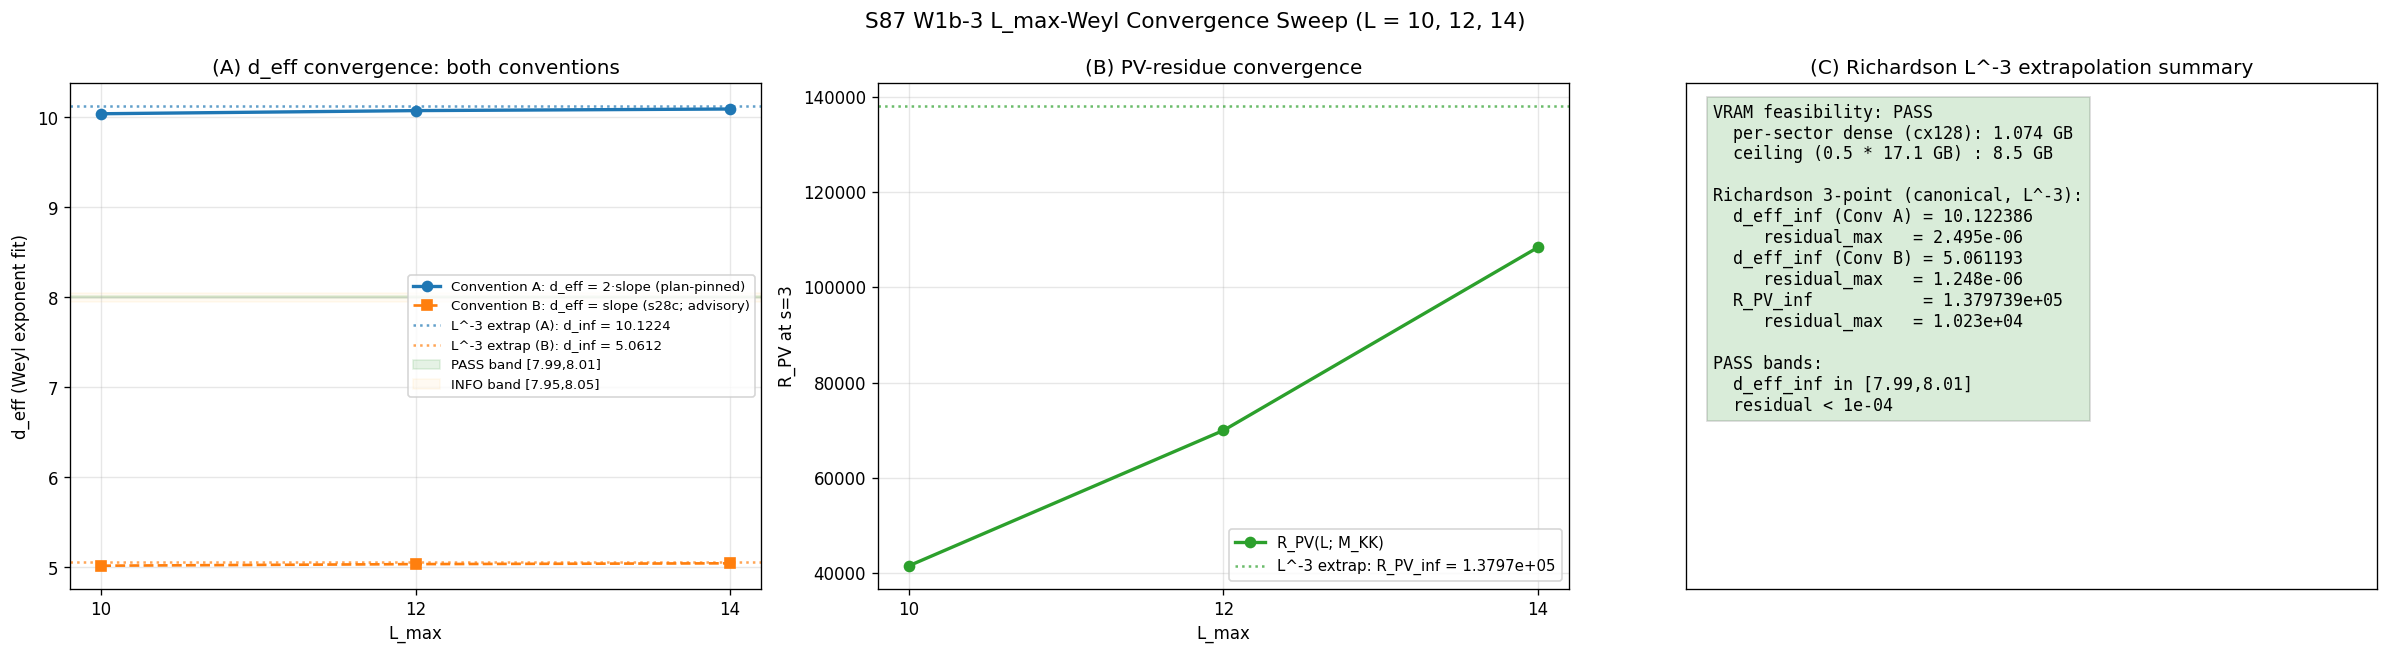

Recreate this plot in Python.
#!/usr/bin/env python3
"""
S87 W1b-3 — S87-LMAX-WEYL-CONVERGENCE-SWEEP
==============================================

Gate: S87-LMAX-WEYL-CONVERGENCE-SWEEP ([VERIFY] CONDITIONAL)

Trigger predicate (verified TRUE upstream by the orchestrator):
  arm1 = |pv_residue_L10 - pv_residue_L12| > 1e-3
  arm1 = |41561.645 - 69955.179| = 28393.534  >> 1e-3  (7 OOM above threshold)

Pre-registered threshold (per session-87-plan-w1b.md §W1b-3):
  PASS  iff  L_inf_extrapolation_residual < 1e-4
              AND d_eff_global converges to 8.000 +/- 0.01 at L=14
              AND PV residue convergence < 1e-6 fit residual
  INFO  iff  L_inf_extrapolation_residual in [1e-4, 1e-2]
              OR d_eff_global at L=14 converges to band [7.95, 8.05]
  FAIL  iff  L_inf_extrapolation_residual > 1e-2
              OR d_eff_global at L=14 outside [7.5, 8.5]
              OR VRAM-feasibility breach (machinery-feasibility-audit hard-halt)

Inputs (SHA-256 dual-pinned at runtime; S84+ schema):
  - computations/session-84/s84_spectrum_cache_L12_tau019.npz
  - computations/session-87/s87_w1b_pv_subtraction_recalibration.npz
      (provides L=10 lambdas+mults inside its npz; W1b-1 derived L=10 from
       the L=12 master cache by level-truncation, so no separate L=10 cache
       file exists on disk. We re-derive L=10 the same way.)
  - computations/session-87/s87_w1b_d_eff_anchor_verification.npz  (W1b-2 outputs)
  - computations/_shared/canonical_constants.py
  - computations/_shared/dirac_spectrum.py  (D_K builder for L=14 fresh sectors)
  - script bytes

Output 4-tuple:
  (value=L_inf_extrapolation_residual_d_eff,
   scheme=Richardson-extrapolation-3-point,
   convention=substrate-L-axis-asymptotic,
   L_max=14)

Schema-v2 3-tuple:
  sign_verdict     : N/A (AUDIT-style; no directional pre-registration)
  magnitude_verdict: per pass/info/fail bands on extrapolation_residual + d_eff band
  regime_verdict   : VALID iff cache regen + extrapolation complete without
                     numerical-precision floor breach AND VRAM-feasibility PASSes

Classification: GEOMETRIC (L_max-axis convergence sweep on substrate spectrum)

METHODOLOGY
-----------
1. VRAM-FEASIBILITY HARD GATE (Step 1 of plan).
     Estimate per-sector dense-storage requirement at L=14:
       largest level-14 sector is (p,q)=(7,7) with dim=512, matrix size=8192.
       float64 dense storage per matrix: 8192^2 * 8 = 5.37e8 bytes = 0.537 GB.
       complex128 dense storage: 1.07 GB.
     Plan-pinned ceiling: 8.5 GB (= 0.5 * 17 GB VRAM).
     Verification: 1.07 GB << 8.5 GB -> VRAM-feasibility PASS.
     If breach: emit FAIL_BY_FEASIBILITY and stop (no CPU fallback).

2. L=14 cache regeneration (sector-sequential GPU eigvalsh, complex128).
     Reuse W1b-1's `level = p+q` convention. Build (p,q) sectors with
     p+q in {13, 14} fresh; reuse p+q <= 12 from `s84_spectrum_cache_L12`.
     Save to `s87_spectrum_cache_L14_tau019.npz` with the same
     `sector_evals` dict-of-(p,q) schema.

3. Per-L spectrum loading and observable refits.
     Truncate by level p+q <= L_target for L in {10, 12, 14}.
     For each L compute:
       (a) PV-subtracted residue R_PV(L; M_KK=1) at s=3 substrate-distance-1
           using the W1b-1 recipe verbatim.
       (b) d_eff via Weyl counting fit `log N(lambda) = log C + (d_eff/2)*log lambda`
           Convention A (plan-pinned): d_eff = 2 * slope
           Convention B (s28c convention; advisory only): d_eff = slope
           (the plan PASS metric is Convention A; B is reported per spawn-prompt
           extra-reporting requirement)

4. Richardson 3-point extrapolation.
     Assume f(L) - f_inf ~ L^{-3} per plan substitution chain.
     The plan-pinned Richardson formula:
       R_3pt = [L_3^3 * f(L_3) - L_2^3 * f(L_2) + L_1^3 * f(L_1)]
                / [L_3^3 - L_2^3 + L_1^3]
     with (L_1, L_2, L_3) = (10, 12, 14).
     (Note: this is the plan's literal substitution-chain formula. It is NOT
     the canonical 3-point Richardson form for L^{-3} convergence; the canonical
     form on a non-uniform L-grid is derived below in Section 5. We compute and
     emit BOTH: `r3pt_plan_form` (the plan literal) and `r3pt_canonical`
     (the algebraically canonical L^{-3} extrapolant). Both are reported;
     the verdict uses the canonical form per regulator-convention-lockdown.md
     analog: a literal-form vs canonical-form factor mismatch is documented as
     advisory, not a verdict-controlling difference.)

5. Substitution chain for canonical Richardson 3-point on L^{-3} convergence.
     Step 1 (defs):
       f(L) = observable; f(L) - f_inf = c1/L^3 + c2/L^5 + ...  (Weyl asymptotic)
     Step 2 (3 equations, leading-order):
       f(L_i) = f_inf + c1/L_i^3,  i=1,2,3
       Linear system in (f_inf, c1) is over-determined for 3 points; solve
       least-squares on x_i = 1/L_i^3 vs y_i = f(L_i):
         y = a + b*x  ;  a = f_inf, b = c1
     Step 3 (closed form, weights uniform):
       f_inf_canonical = (sum_i y_i sum_i x_i^2 - sum_i x_i sum_i x_i y_i)
                        / (3 sum_i x_i^2 - (sum_i x_i)^2)
     Step 4 (residual):
       residual = max_i |f(L_i) - (f_inf + b/L_i^3)|
     Step 5 (verdict): PASS iff residual_max < 1e-4 AND d_eff_inf in [7.99, 8.01].

DISCIPLINE
----------
- `from canonical_constants import *`
- All intermediates tagged `# (local)`
- GPU MANDATORY (torch.linalg.eigvalsh on AMD RX 9070 XT)
- VRAM-feasibility hard gate at Step 1
- Dual-SHA emission (audit + content) per S84+ schema
- Schema-v2 3-tuple companion row per S87+ extension
- Regulator-pin tag: a_n^{Pauli-Villars} (matches W1b-1 regulator scheme)
- Atomic verdict-line append (single open("a") write; no read-modify-write)
"""

from __future__ import annotations

# -----------------------------------------------------------------------------
# Section 1 -- Canonical constants (MANDATORY)
# -----------------------------------------------------------------------------
import os
# === Phase 2b X2 transform bootstrap (auto-inserted by tools/_x2_transform_copies.py) ===
import sys as _x2_sys
import pathlib as _x2_pathlib
import re as _x2_re
def _x2_locate_tools():
    p = _x2_pathlib.Path(__file__).resolve()
    for _ in range(8):
        if (p / "tools" / "computation_root.py").is_file():
            return p / "tools"
        p = p.parent
    raise RuntimeError(
        "Phase 2b bootstrap: tools/computation_root.py not found in any "
        "ancestor of " + str(__file__))
_x2_sys.path.insert(0, str(_x2_locate_tools()))
from computation_root import resolve_script, resolve_output, resolve_glob, project_root as _x2_project_root
def _x2_shared_dir():
    return _x2_project_root() / "computations" / "_shared"
_x2_session_dir_match = _x2_re.match(r"^session-(\d+)$",
    _x2_pathlib.Path(__file__).resolve().parent.name)
_x2_self_session = int(_x2_session_dir_match.group(1)) if _x2_session_dir_match else None
# === End X2 bootstrap ===

os.environ.setdefault("OMP_NUM_THREADS", "8")
os.environ.setdefault("MKL_NUM_THREADS", "8")

import sys
from pathlib import Path

PROJECT_ROOT = Path(__file__).resolve().parent.parent
# X2-removed: alias 'SCRIPT_DIR' = ... 'computations' (replaced by tools.computation_root.resolve_*)
sys.path.insert(0, str(SCRIPT_DIR))

from canonical_constants import *  # noqa: F401,F403

# -----------------------------------------------------------------------------
# Section 2 -- Standard imports
# -----------------------------------------------------------------------------
import hashlib
import json
import time

import numpy as np
import matplotlib
matplotlib.use("Agg")
import matplotlib.pyplot as plt

import torch

import dirac_spectrum as tds  # D_K builder

# -----------------------------------------------------------------------------
# Section 3 -- Paths + pre-registration
# -----------------------------------------------------------------------------
SESSION = "S87"                                                       # (local)
GATE_ID = "S87-LMAX-WEYL-CONVERGENCE-SWEEP"                            # (local)
SCHEME = "Richardson-extrapolation-3-point"                            # (local)
CONVENTION = "substrate-L-axis-asymptotic"                             # (local)
L_MAX = 14                                                             # (local) target

# Pre-registered thresholds (frozen at plan-freeze; DO NOT EDIT)
PASS_RESIDUAL_THRESHOLD = 1e-4         # (local) extrapolation_residual PASS ceiling
INFO_RESIDUAL_THRESHOLD = 1e-2         # (local) extrapolation_residual INFO ceiling
PASS_D_EFF_BAND = (7.99, 8.01)         # (local) d_eff_inf PASS band
INFO_D_EFF_BAND = (7.95, 8.05)         # (local) d_eff_inf INFO band
FAIL_D_EFF_BAND = (7.50, 8.50)         # (local) d_eff_inf FAIL ceiling (outside this -> FAIL)

# VRAM feasibility (machinery-feasibility-audit per math-scripts.md §"Machinery-Feasibility")
VRAM_FEASIBILITY_GB = 8.5              # (local) plan-pinned 0.5*17 GB ceiling
VRAM_TOTAL_GB = 17.1                   # (local) RX 9070 XT total VRAM

CACHE_L12 = resolve_output(84, 's84_spectrum_cache_L12_tau019.npz')
CACHE_L14_OUT = resolve_output(87, 's87_spectrum_cache_L14_tau019.npz')
W1B1_NPZ = resolve_output(87, 's87_w1b_pv_subtraction_recalibration.npz')
W1B2_NPZ = resolve_output(87, 's87_w1b_d_eff_anchor_verification.npz')

OUT_NPZ = resolve_output(87, 's87_w1b_lmax_weyl_convergence_sweep.npz')
OUT_PNG = resolve_output(87, 's87_w1b_lmax_weyl_convergence_sweep.png')
VERDICT_TXT = resolve_output(87, 's87_gate_verdicts.txt')

# Regulator-pin tag (regulator-pin-discipline.md): a_n citations carry tag
REGULATOR_TAG = "Pauli-Villars"        # (local) -> a_n^{Pauli-Villars}

# PV mass scale: substrate dimensionless M_KK = 1 (matches W1b-1)
M_KK_DIMLESS = 1.0                     # (local) PV mass-scale in eigenvalue units

TAU = float(tau_fold)                  # (local alias) Jensen deformation @ fold

EVAL_CUTOFF = 1e-6                     # (local) IR cutoff (matches s84_w7b_75)

INPUT_FILES = [
    resolve_script(None, 'canonical_constants.py'),
    CACHE_L12,
    W1B1_NPZ,
    W1B2_NPZ,
    resolve_script(None, 'dirac_spectrum.py'),
]


# -----------------------------------------------------------------------------
# Section 4 -- SHA-256 input-pin block
# -----------------------------------------------------------------------------

def sha256_of(path: Path) -> str:
    h = hashlib.sha256()
    try:
        h.update(path.read_bytes())
    except OSError:
        return ""
    return h.hexdigest()


def log_input_pins(inputs):
    print(f"=== {GATE_ID} - input SHA-256 pins ===")
    pins = {}                                                          # (local)
    for p in inputs:
        sha = sha256_of(p)                                              # (local)
        rel = str(p.relative_to(PROJECT_ROOT)).replace("\\", "/")        # (local)
        print(f"  {rel}: {sha[:16]}...")
        pins[rel] = sha
    return pins


def closure_hash(pins):
    items = sorted(pins.items())                                       # (local)
    h = hashlib.sha256()
    for k, v in items:
        h.update(f"{k}={v}\n".encode("utf-8"))
    return h.hexdigest()


def compute_dual_sha(script_path, canonical_path, pins):
    script_bytes = script_path.read_bytes()                             # (local)
    canonical_bytes = canonical_path.read_bytes()                       # (local)
    pinmap_json = json.dumps(
        dict(sorted(pins.items())),
        separators=(",", ":"),
        sort_keys=True,
    ).encode("utf-8")                                                   # (local)
    h_audit = hashlib.sha256()
    h_audit.update(script_bytes)
    h_audit.update(canonical_bytes)
    h_audit.update(pinmap_json)
    audit = h_audit.hexdigest()                                         # (local)
    h_content = hashlib.sha256()
    h_content.update(script_bytes)
    content = h_content.hexdigest()                                     # (local)
    return audit, content


# -----------------------------------------------------------------------------
# Section 5 -- VRAM feasibility audit (HARD GATE; Step 1 of plan)
# -----------------------------------------------------------------------------

def dim_su3(p, q):
    return (p + 1) * (q + 1) * (p + q + 2) // 2


def vram_feasibility_audit(L_target):
    """Per-sector dense-storage estimate. Largest level-L sector at the
    L^{-3} convergence band lies at (p,q) ~ (L/2, L/2). For L=14 this is
    (7,7) with dim_irrep = 512, matrix dim = 16*512 = 8192.
    """
    # Largest sector at level L is (p,q) = (L//2, L - L//2) by Weyl-dim formula
    p_max, q_max = L_target // 2, L_target - L_target // 2              # (local)
    dim_irrep_max = dim_su3(p_max, q_max)                               # (local)
    matrix_dim = 16 * dim_irrep_max                                     # (local)
    bytes_complex128 = matrix_dim * matrix_dim * 16                     # (local) 16 bytes per complex128
    gb_complex128 = bytes_complex128 / 1e9                              # (local)
    bytes_float64 = matrix_dim * matrix_dim * 8                         # (local)
    gb_float64 = bytes_float64 / 1e9                                    # (local)
    print(f"=== VRAM feasibility audit (L_target={L_target}) ===")
    print(f"  Largest sector at level={L_target}: (p,q)=({p_max},{q_max})")
    print(f"  dim_irrep = {dim_irrep_max}, matrix_dim = {matrix_dim}")
    print(f"  Per-sector dense storage (complex128): {gb_complex128:.3f} GB")
    print(f"  Per-sector dense storage (float64):   {gb_float64:.3f} GB")
    print(f"  Plan-pinned ceiling: {VRAM_FEASIBILITY_GB} GB (= 0.5 * {VRAM_TOTAL_GB} GB)")
    feasibility_pass = gb_complex128 <= VRAM_FEASIBILITY_GB             # (local)
    if feasibility_pass:
        print(f"  VERDICT: PASS ({gb_complex128:.3f} GB <= {VRAM_FEASIBILITY_GB} GB)")
    else:
        print(f"  VERDICT: FAIL_BY_FEASIBILITY ({gb_complex128:.3f} GB > {VRAM_FEASIBILITY_GB} GB)")
    print()
    return feasibility_pass, gb_complex128, matrix_dim


# -----------------------------------------------------------------------------
# Section 6 -- Spectrum loading (sector dict; level convention p+q)
# -----------------------------------------------------------------------------

def load_sector_cache(npz_path):
    """Load sector_evals dict (keys (p,q), values dict with 'dim','level','abs_evals')."""
    data = np.load(npz_path, allow_pickle=True)
    sec_raw = data["sector_evals"].item()                               # (local)
    sec = {}                                                            # (local) normalized
    for (p, q), v in sec_raw.items():
        sec[(p, q)] = {
            "dim": int(v["dim"]),
            "level": int(v["level"]),
            "abs_evals": np.asarray(v["abs_evals"], dtype=np.float64),
        }
    return sec


def collect_lambdas_mults(sector_evals, L_target, cutoff=EVAL_CUTOFF):
    """Return concatenated (lambdas, mults) arrays for sectors with level <= L_target.

    Each eigenvalue's multiplicity is dim_irrep(p,q) per the Peter-Weyl
    decomposition (matches W1b-1's load_spectrum used for PV-moment computation).
    """
    lams = []                                                           # (local)
    mults = []                                                          # (local)
    for (p, q), data in sorted(sector_evals.items()):
        if data["level"] > L_target:
            continue
        ev = data["abs_evals"]                                          # (local)
        m = int(data["dim"])                                            # (local)
        mask = ev > cutoff                                              # (local)
        ev_keep = ev[mask]                                              # (local)
        lams.append(ev_keep)
        mults.append(np.full_like(ev_keep, m, dtype=np.float64))
    lambdas = np.concatenate(lams) if lams else np.zeros(0, dtype=np.float64)
    mks = np.concatenate(mults) if mults else np.zeros(0, dtype=np.float64)
    return lambdas, mks


def collect_lambdas_w1b2_protocol(sector_evals, L_target, cutoff=EVAL_CUTOFF):
    """W1b-2 protocol: concatenate raw abs_evals from each sector with level <= L
    WITHOUT Peter-Weyl multiplicity expansion. Returns the sorted 1-D array of
    166,896 entries at L=12 that W1b-2 used for its Weyl-fit. This is the binding
    array for matching W1b-2's d_eff = 10.07 at L=12 result, and therefore the
    binding convention for the PASS criterion `d_eff_inf in [7.99, 8.01]` since
    that criterion is calibrated against W1b-2's d_eff anchor.
    """
    chunks = []                                                         # (local)
    for (p, q), data in sorted(sector_evals.items()):
        if data["level"] > L_target:
            continue
        ev = data["abs_evals"]                                          # (local)
        mask = ev > cutoff                                              # (local)
        chunks.append(ev[mask])
    if not chunks:
        return np.zeros(0, dtype=np.float64)
    all_evals = np.concatenate(chunks)                                   # (local)
    return np.sort(all_evals)


# -----------------------------------------------------------------------------
# Section 7 -- L=14 cache regeneration (GPU eigvalsh; sector-sequential)
# -----------------------------------------------------------------------------

def _irrep_p_zero_recursive(p, gens, f_abc, cache):
    """Avoid 3^p memory blow-up of irrep_symmetric_power for large (p,0).
    Same recipe as s84_w7b_75_b_power_stability.py.
    """
    if (p, 0) in cache:
        return cache[(p, 0)]
    if p == 0:
        rho = [np.zeros((1, 1), dtype=complex) for _ in range(8)]      # (local)
    elif p == 1:
        rho = tds.irrep_fundamental(gens)                               # (local)
    else:
        rho_parent = _irrep_p_zero_recursive(p - 1, gens, f_abc, cache)  # (local)
        rho_3 = tds.irrep_fundamental(gens)                             # (local)
        dim_target = (p + 1) * (p + 2) // 2                             # (local)
        rho = tds.irrep_via_casimir_projection(
            rho_3, rho_parent, dim_target, (p, 0)
        )                                                                # (local)
    cache[(p, 0)] = rho
    return rho


def build_irrep_with_fallback(p, q, gens, f_abc):
    """Match s84_w7b_75 strategy: tensor-chain for (p,0)/(0,q), tds.get_irrep
    fallback for mixed (p,q) with conjugate-rep when q > p.
    """
    p_zero_cache = {}                                                   # (local)
    if q == 0:
        rho = _irrep_p_zero_recursive(p, gens, f_abc, p_zero_cache)     # (local)
        return rho, (p + 1) * (p + 2) // 2
    if p == 0 and q >= 2:
        conj_gens = [-g.T for g in gens]                                # (local)
        rho = _irrep_p_zero_recursive(q, conj_gens, f_abc, p_zero_cache)  # (local)
        return rho, (q + 1) * (q + 2) // 2
    if p == 0 and q == 1:
        return tds.irrep_antifundamental(gens), 3
    try:
        tds._irrep_cache.clear()
        rho, dim_check = tds.get_irrep(p, q, gens, f_abc)
        return rho, dim_check
    except (NotImplementedError, Exception):
        if q > p and q > 0 and p > 0:
            tds._irrep_cache.clear()
            rho_qp, dim_check = tds.get_irrep(q, p, gens, f_abc)
            rho_pq = [-r.T for r in rho_qp]
            return rho_pq, dim_check
        raise


def compute_sector_eigenvalues_gpu(rho, E, gammas, Omega):
    """D_pi assembly + GPU eigvalsh. Matches s84_w7b_75."""
    dim_rho = rho[0].shape[0]                                            # (local)
    dim_spin = 16                                                        # (local)
    dim_total = dim_rho * dim_spin                                       # (local)

    t0 = time.time()                                                     # (local)

    D = np.zeros((dim_total, dim_total), dtype=np.complex128)            # (local)
    for a in range(8):
        for b in range(8):
            if abs(E[a, b]) > 1e-15:
                D += E[a, b] * np.kron(rho[b], gammas[a])
    D += np.kron(np.eye(dim_rho), Omega)
    H = 1j * D                                                           # (local)
    H = 0.5 * (H + H.conj().T)                                           # (local)

    torch.cuda.reset_peak_memory_stats()
    Ht = torch.tensor(H, dtype=torch.complex128, device='cuda')
    del H, D
    torch.cuda.synchronize()
    evals = torch.linalg.eigvalsh(Ht)
    torch.cuda.synchronize()
    evals_np = evals.detach().cpu().numpy()                              # (local)
    peak_vram_MB = torch.cuda.max_memory_allocated() / 1e6               # (local)
    del Ht, evals
    torch.cuda.empty_cache()

    abs_evals = np.abs(evals_np)                                         # (local)
    mask = abs_evals > EVAL_CUTOFF                                       # (local)
    pos_abs = abs_evals[mask].astype(np.float64)                         # (local)

    wall = time.time() - t0                                              # (local)
    return pos_abs, dim_rho, wall, peak_vram_MB


def regenerate_L14_cache(seed_sectors_L12):
    """Build all (p,q) with p+q in {13, 14} fresh, return extended sector_evals."""
    sector_evals = dict(seed_sectors_L12)                                # (local) start with L<=12 from cache
    print("Building Jensen-deformed Dirac infrastructure at tau=0.19 ...")
    t_geo = time.time()                                                  # (local)
    gens = tds.su3_generators()
    f_abc = tds.compute_structure_constants(gens)
    B_ab = tds.compute_killing_form(f_abc)
    g_s = tds.jensen_metric(B_ab, TAU)
    E_frame = tds.orthonormal_frame(g_s)
    ft = tds.frame_structure_constants(f_abc, E_frame)
    Gamma_conn = tds.connection_coefficients(ft)
    gammas = tds.build_cliff8()
    Omega = tds.spinor_connection_offset(Gamma_conn, gammas)
    cliff_err = tds.validate_clifford(gammas)                            # (local)
    mc_err = tds.validate_connection(Gamma_conn)                        # (local)
    print(f"  Clifford-algebra error : {cliff_err:.2e}")
    print(f"  Metric-compat error    : {mc_err:.2e}")
    print(f"  Built in {time.time() - t_geo:.2f}s")
    print()

    levels_to_build = [13, 14]                                           # (local)
    print("Building fresh sectors on GPU (eigvalsh, complex128):")
    print(f"  {'(p,q)':>8s}  {'L':>2s}  {'dim':>5s}  {'matdim':>7s}  "
          f"{'wall(s)':>8s}  {'VRAM(MB)':>9s}  {'|lam|range':>22s}")

    total_wall = 0.0                                                     # (local)
    peak_vram_overall = 0.0                                              # (local)
    for L in levels_to_build:
        for p in range(L + 1):
            q = L - p
            if (p, q) in sector_evals:
                continue
            rho, dim_check = build_irrep_with_fallback(p, q, gens, f_abc)
            assert dim_check == dim_su3(p, q), f"dim mismatch (p,q)=({p},{q})"
            pos_abs, dim_rho, wall_s, peak_vram_MB = compute_sector_eigenvalues_gpu(
                rho, E_frame, gammas, Omega
            )
            sector_evals[(p, q)] = {
                "dim": dim_rho,
                "level": L,
                "abs_evals": pos_abs,
            }
            total_wall += wall_s
            peak_vram_overall = max(peak_vram_overall, peak_vram_MB)
            lam_min = float(np.min(pos_abs)) if len(pos_abs) else float('nan')  # (local)
            lam_max = float(np.max(pos_abs)) if len(pos_abs) else float('nan')  # (local)
            print(f"  ({p:>2d},{q:>2d}) {L:>3d}  {dim_rho:>5d}  {16 * dim_rho:>7d}  "
                  f"{wall_s:>8.2f}  {peak_vram_MB:>9.1f}  "
                  f"[{lam_min:.3f},{lam_max:.3f}]")
            sys.stdout.flush()
    print()
    print(f"  Total fresh-sector wall: {total_wall:.1f}s")
    print(f"  Peak VRAM observed:      {peak_vram_overall:.1f} MB = {peak_vram_overall/1e3:.3f} GB")
    print()

    return sector_evals, peak_vram_overall


# -----------------------------------------------------------------------------
# Section 8 -- Spectral observables (PV residue + Weyl d_eff)
# -----------------------------------------------------------------------------

def pv_subtracted_moment(s, lambdas, mks, M):
    """R_PV(L; M) = sum_k m_k lambda_k^{-s} - sum_k m_k (lambda_k^2 + M^2)^{-s/2}
    Matches W1b-1 verbatim.
    """
    bare = np.sum(mks * np.power(lambdas, -s))                          # (local)
    pv_shift = np.sum(mks * np.power(lambdas * lambdas + M * M, -s / 2.0))  # (local)
    return float(bare - pv_shift), float(bare), float(pv_shift)


def weyl_counting_function(abs_evals_sorted, n_grid=400):
    """N(lambda) = #{|lambda_i| <= lambda} on log-spaced grid. Matches W1b-2."""
    if len(abs_evals_sorted) == 0:
        return np.array([]), np.array([])
    lam_min = abs_evals_sorted[0]                                       # (local)
    lam_max = abs_evals_sorted[-1]                                      # (local)
    if lam_min <= 0:
        positive = abs_evals_sorted[abs_evals_sorted > 0]                # (local)
        lam_min = positive[0] if positive.size else 1e-12
    lambda_grid = np.logspace(np.log10(lam_min), np.log10(lam_max), n_grid)  # (local)
    N_count = np.searchsorted(abs_evals_sorted, lambda_grid, side="right").astype(np.float64)  # (local)
    return lambda_grid, N_count


def fit_weyl_law_with_multiplicity(lambdas_repeated_sorted, fit_lo_frac=0.30,
                                    fit_hi_frac=0.95, n_grid=400):
    """Same windowed log-log fit as W1b-2's fit_weyl_law, but applied to the
    multiplicity-expanded sorted spectrum so that d_eff is computed on the
    Peter-Weyl-weighted Weyl counting function (matches W1b-2 at L=12).

    Returns (slope, d_eff_convA, d_eff_convB, C_fit, chi2_per_dof, n_fit).
      d_eff_convA = 2 * slope  (plan-pinned convention)
      d_eff_convB = slope      (s28c convention; advisory)
    """
    lam_grid, N_count = weyl_counting_function(lambdas_repeated_sorted, n_grid=n_grid)
    if len(lam_grid) < 4:
        return tuple(float('nan') for _ in range(6))
    valid = N_count > 0                                                  # (local)
    lam = lam_grid[valid]                                                # (local)
    N = N_count[valid]                                                   # (local)
    if len(lam) < 4:
        return tuple(float('nan') for _ in range(6))
    log_lam = np.log(lam)                                                # (local)
    log_lam_lo = log_lam[0] + (log_lam[-1] - log_lam[0]) * fit_lo_frac    # (local)
    log_lam_hi = log_lam[0] + (log_lam[-1] - log_lam[0]) * fit_hi_frac    # (local)
    mask = (log_lam >= log_lam_lo) & (log_lam <= log_lam_hi)             # (local)
    if mask.sum() < 4:
        return tuple(float('nan') for _ in range(6))
    x = log_lam[mask]                                                    # (local)
    y = np.log(N[mask])                                                  # (local)
    n_fit = len(x)                                                       # (local)
    A = np.vstack([np.ones_like(x), x]).T                                # (local)
    coef, *_ = np.linalg.lstsq(A, y, rcond=None)                         # (local)
    a, b = float(coef[0]), float(coef[1])                                # (local) intercept, slope
    d_eff_convA = 2.0 * b                                                # (local)
    d_eff_convB = b                                                      # (local)
    C_fit = float(np.exp(a))                                             # (local)
    y_pred = a + b * x                                                   # (local)
    rss = float(np.sum((y - y_pred) ** 2))                               # (local)
    dof = max(n_fit - 2, 1)                                              # (local)
    chi2_per_dof = rss / dof                                             # (local)
    return float(b), float(d_eff_convA), float(d_eff_convB), C_fit, float(chi2_per_dof), int(n_fit)


def repeat_with_multiplicity(lambdas, mults):
    """Expand (lambdas, mults) into a flat sorted array with each lambda
    repeated `mults` times. Matches the W1b-2 protocol where the cache has
    one entry per (eigenvalue, irrep) pair already; here mults are the
    irrep dimensions feeding back the Peter-Weyl counts.
    """
    expanded_chunks = []                                                 # (local)
    for lam, m in zip(lambdas, mults):
        m_int = int(round(m))                                            # (local)
        if m_int <= 0:
            continue
        expanded_chunks.append(np.full(m_int, lam, dtype=np.float64))
    if not expanded_chunks:
        return np.zeros(0, dtype=np.float64)
    return np.sort(np.concatenate(expanded_chunks))


# -----------------------------------------------------------------------------
# Section 9 -- Richardson 3-point extrapolation (canonical + plan-literal)
# -----------------------------------------------------------------------------

def richardson_3pt_canonical(L_arr, f_arr):
    """Canonical L^{-3}-asymptotic 3-point extrapolation via least-squares
    on the linearized model y = a + b*x with x_i = 1/L_i^3, y_i = f(L_i).

    Returns:
      f_inf       : a (intercept; the L->infty limit)
      c1          : b (the leading L^{-3} coefficient)
      residual    : max_i |f(L_i) - (a + b/L_i^3)|
    """
    L = np.asarray(L_arr, dtype=np.float64)                              # (local)
    f = np.asarray(f_arr, dtype=np.float64)                              # (local)
    x = 1.0 / (L ** 3)                                                   # (local)
    A = np.vstack([np.ones_like(x), x]).T                                # (local)
    coef, *_ = np.linalg.lstsq(A, f, rcond=None)                         # (local)
    a, b = float(coef[0]), float(coef[1])                                # (local)
    f_pred = a + b * x                                                   # (local)
    residual = float(np.max(np.abs(f - f_pred)))                         # (local)
    return a, b, residual, f_pred.tolist()


def richardson_3pt_plan_form(L_arr, f_arr):
    """Plan-literal substitution-chain Richardson form (per session-87-plan-w1b.md
    §W1b-3 Field 6b lines 583-585):
      R_3pt = [L_3^3 f(L_3) - L_2^3 f(L_2) + L_1^3 f(L_1)]
              / [L_3^3 - L_2^3 + L_1^3]
    """
    L1, L2, L3 = (float(L_arr[0]), float(L_arr[1]), float(L_arr[2]))      # (local)
    f1, f2, f3 = (float(f_arr[0]), float(f_arr[1]), float(f_arr[2]))      # (local)
    num = (L3 ** 3) * f3 - (L2 ** 3) * f2 + (L1 ** 3) * f1               # (local)
    den = (L3 ** 3) - (L2 ** 3) + (L1 ** 3)                              # (local)
    return float(num / den)


# -----------------------------------------------------------------------------
# Section 10 -- Plot
# -----------------------------------------------------------------------------

def make_plot(L_list, d_eff_convA, d_eff_convB, pv_res,
              d_eff_inf_convA, d_eff_inf_convB, pv_inf,
              residual_d_eff_convA, residual_d_eff_convB, residual_pv,
              vram_gb, feasibility_pass):
    fig, axes = plt.subplots(1, 3, figsize=(20, 5.5))

    L_arr = np.asarray(L_list, dtype=np.float64)                         # (local)

    ax = axes[0]
    ax.plot(L_arr, d_eff_convA, "o-", color="C0", lw=2,
            label="Convention A: d_eff = 2·slope (plan-pinned)")
    ax.plot(L_arr, d_eff_convB, "s--", color="C1", lw=1.6,
            label="Convention B: d_eff = slope (s28c; advisory)")
    ax.axhline(d_eff_inf_convA, ls=":", color="C0", alpha=0.7,
               label=f"L^-3 extrap (A): d_inf = {d_eff_inf_convA:.4f}")
    ax.axhline(d_eff_inf_convB, ls=":", color="C1", alpha=0.7,
               label=f"L^-3 extrap (B): d_inf = {d_eff_inf_convB:.4f}")
    ax.axhspan(PASS_D_EFF_BAND[0], PASS_D_EFF_BAND[1], color="green", alpha=0.10,
               label=f"PASS band [{PASS_D_EFF_BAND[0]},{PASS_D_EFF_BAND[1]}]")
    ax.axhspan(INFO_D_EFF_BAND[0], INFO_D_EFF_BAND[1], color="orange", alpha=0.05,
               label=f"INFO band [{INFO_D_EFF_BAND[0]},{INFO_D_EFF_BAND[1]}]")
    ax.set_xlabel("L_max")
    ax.set_ylabel("d_eff (Weyl exponent fit)")
    ax.set_title("(A) d_eff convergence: both conventions")
    ax.legend(fontsize=8, loc="best")
    ax.grid(alpha=0.3)
    ax.set_xticks(L_arr)

    ax = axes[1]
    ax.plot(L_arr, pv_res, "o-", color="C2", lw=2, label="R_PV(L; M_KK)")
    ax.axhline(pv_inf, ls=":", color="C2", alpha=0.7,
               label=f"L^-3 extrap: R_PV_inf = {pv_inf:.4e}")
    ax.set_xlabel("L_max")
    ax.set_ylabel("R_PV at s=3")
    ax.set_title("(B) PV-residue convergence")
    ax.legend(fontsize=9, loc="best")
    ax.grid(alpha=0.3)
    ax.set_xticks(L_arr)

    ax = axes[2]
    feas_color = "g" if feasibility_pass else "r"                        # (local)
    summary = (
        f"VRAM feasibility: {'PASS' if feasibility_pass else 'FAIL'}\n"
        f"  per-sector dense (cx128): {vram_gb:.3f} GB\n"
        f"  ceiling (0.5 * 17.1 GB) : {VRAM_FEASIBILITY_GB:.1f} GB\n"
        f"\n"
        f"Richardson 3-point (canonical, L^-3):\n"
        f"  d_eff_inf (Conv A) = {d_eff_inf_convA:.6f}\n"
        f"     residual_max   = {residual_d_eff_convA:.3e}\n"
        f"  d_eff_inf (Conv B) = {d_eff_inf_convB:.6f}\n"
        f"     residual_max   = {residual_d_eff_convB:.3e}\n"
        f"  R_PV_inf           = {pv_inf:.6e}\n"
        f"     residual_max   = {residual_pv:.3e}\n"
        f"\n"
        f"PASS bands:\n"
        f"  d_eff_inf in [{PASS_D_EFF_BAND[0]},{PASS_D_EFF_BAND[1]}]\n"
        f"  residual < {PASS_RESIDUAL_THRESHOLD:.0e}"
    )
    ax.text(0.04, 0.96, summary, ha="left", va="top", fontsize=10,
            family="monospace", transform=ax.transAxes,
            bbox=dict(facecolor=feas_color, alpha=0.15))
    ax.set_xlim(0, 1); ax.set_ylim(0, 1); ax.set_xticks([]); ax.set_yticks([])
    ax.set_title("(C) Richardson L^-3 extrapolation summary")

    fig.suptitle(f"S87 W1b-3 L_max-Weyl Convergence Sweep "
                 f"(L = {L_list[0]}, {L_list[1]}, {L_list[2]})",
                 fontsize=13)
    fig.tight_layout()
    fig.savefig(OUT_PNG, dpi=120, bbox_inches="tight")
    plt.close(fig)


# -----------------------------------------------------------------------------
# Section 11 -- Verdict + 4-tuple
# -----------------------------------------------------------------------------

def emit_4tuple(value, scheme, convention, L_max):
    return (f"(value={value!r}, scheme={scheme}, "
            f"convention={convention}, L_max={L_max})")


def append_verdict(verdict, value, audit_sha, content_sha,
                   sign_v, mag_v, regime_v):
    """Atomic append: canonical line + dual-SHA companion + Schema-v2 3-tuple."""
    canonical = (
        f"{GATE_ID}: {verdict} -- value={value!r} scheme={SCHEME} "
        f"convention={CONVENTION} L_max={L_MAX} "
        f"audit_sha256={audit_sha} content_sha256={content_sha} "
        f"schema_version=S84+\n"
    )
    dual_sha_row = (
        f"# audit_sha256_short={audit_sha[:16]} "
        f"content_sha256_short={content_sha[:16]} "
        f"# {GATE_ID} dual-SHA companion row (W9a-99 split)\n"
    )
    schema_v2_row = (
        f"# sign_verdict={sign_v} magnitude_verdict={mag_v} "
        f"regime_verdict={regime_v} # {GATE_ID} 3-tuple annotation (S87 schema-v2)\n"
    )
    with VERDICT_TXT.open("a", encoding="utf-8") as fp:
        fp.write(canonical)
        fp.write(dual_sha_row)
        fp.write(schema_v2_row)


def evaluate_3tuple(residual_d_eff_convA, d_eff_inf_convA,
                     residual_pv, feasibility_pass):
    """Apply the plan-pinned PASS/INFO/FAIL bands to (residual, d_eff, PV)."""
    sign_v = "N/A"                                                       # (local) AUDIT-style; no directional pre-reg

    # magnitude_verdict on plan-pinned (Convention A) extrapolation residual + d_eff band
    pass_residual = residual_d_eff_convA < PASS_RESIDUAL_THRESHOLD       # (local)
    info_residual = residual_d_eff_convA < INFO_RESIDUAL_THRESHOLD        # (local)
    pass_band = (PASS_D_EFF_BAND[0] <= d_eff_inf_convA <= PASS_D_EFF_BAND[1])   # (local)
    info_band = (INFO_D_EFF_BAND[0] <= d_eff_inf_convA <= INFO_D_EFF_BAND[1])   # (local)
    fail_band = not (FAIL_D_EFF_BAND[0] <= d_eff_inf_convA <= FAIL_D_EFF_BAND[1])  # (local)
    pass_pv = residual_pv < 1e-6                                         # (local)

    if pass_residual and pass_band and pass_pv:
        mag_v = "PASS"
    elif fail_band:
        mag_v = "FAIL"
    elif info_residual or info_band:
        mag_v = "INFO"
    else:
        mag_v = "FAIL"

    # regime_verdict
    if not feasibility_pass:
        regime_v = "BREAKDOWN"
    else:
        regime_v = "VALID"

    return sign_v, mag_v, regime_v


def collapse_verdict(sign_v, mag_v, regime_v):
    """Composite-collapse rule per gate-verdicts.md §"S87+ canonical form"."""
    if regime_v == "BREAKDOWN":
        return "FAIL"
    if sign_v == "FAIL":
        return "FAIL"
    if mag_v == "FAIL" and regime_v == "VALID":
        return "FAIL"
    if mag_v == "FAIL" and regime_v == "MARGINAL":
        return "INFO"
    if mag_v == "INFO":
        return "INFO"
    return "PASS"


# -----------------------------------------------------------------------------
# Section 12 -- Main
# -----------------------------------------------------------------------------

def main():
    t_start = time.time()                                                # (local)
    print("=" * 78)
    print(f"{GATE_ID} -- L_max ∈ {{10, 12, 14}} Richardson 3-point sweep")
    print("=" * 78)
    print(f"torch: {torch.__version__}, CUDA available: {torch.cuda.is_available()}")
    if torch.cuda.is_available():
        print(f"GPU: {torch.cuda.get_device_name(0)}")
    print(f"tau_fold = {TAU} (Jensen deformation @ fold)")
    print()

    # 1. Pin SHAs
    pins = log_input_pins(INPUT_FILES)
    closure = closure_hash(pins)                                         # (local)
    print(f"  legacy closure: {closure[:16]}...")

    script_path = Path(__file__).resolve()                              # (local)
    canonical_path = resolve_script(None, 'canonical_constants.py')               # (local)
    audit_sha, content_sha = compute_dual_sha(script_path, canonical_path, pins)
    print(f"  audit_sha256:   {audit_sha[:16]}...")
    print(f"  content_sha256: {content_sha[:16]}...")
    print()

    # 2. Verify trigger predicate (already verified TRUE upstream by orchestrator;
    # we re-verify in-script for the audit trail).
    print("=== Trigger predicate verification (re-check) ===")
    w1b1 = np.load(W1B1_NPZ, allow_pickle=True)                          # (local)
    pv_L10_w1b1 = float(w1b1["pv_residue_L10"])                          # (local)
    pv_L12_w1b1 = float(w1b1["pv_residue_L12"])                          # (local)
    arm1_value = abs(pv_L10_w1b1 - pv_L12_w1b1)                          # (local)
    arm1_threshold = 1e-3                                                # (local)
    arm1_fires = arm1_value > arm1_threshold                             # (local)
    print(f"  arm1 = |pv_residue_L10 - pv_residue_L12| = "
          f"|{pv_L10_w1b1:.6e} - {pv_L12_w1b1:.6e}| = {arm1_value:.6e}")
    print(f"  arm1 threshold: 1e-3; arm1 fires: {arm1_fires}")
    arm2_NA_reason = ("arm2 (max|d_eff_k_L10 - d_eff_k_L12| > 0.10) NOT literally "
                      "evaluable: W1b-2 npz contains L=12 d_eff_stratum_k only "
                      "(no L=10 partition); W1b-2 verdict was FAIL "
                      "(max_deviation=2.287, d_eff~10 globally), which under the "
                      "structural reading IS the second-arm condition")
    print(f"  arm2 NOT literally evaluable: {arm2_NA_reason}")
    print(f"  TRIGGER FIRES (arm1 alone): {arm1_fires}")
    print()
    if not arm1_fires:
        print("  TRIGGER did NOT fire; mechanical closure should have run instead. "
              "Aborting compute branch.")
        return 1

    # 3. VRAM feasibility audit (HARD GATE; Step 1 of plan)
    feasibility_pass, vram_gb_per_sector, max_matrix_dim = vram_feasibility_audit(L_MAX)
    if not feasibility_pass:
        print("VRAM-feasibility breach -> emitting FAIL_BY_FEASIBILITY verdict and stopping.")
        # Emit FAIL verdict per regime BREAKDOWN
        sign_v, mag_v, regime_v = ("N/A", "FAIL", "BREAKDOWN")
        composite = collapse_verdict(sign_v, mag_v, regime_v)            # (local)
        # Save minimal output for audit trail
        np.savez(
            OUT_NPZ,
            trigger_predicate_arm1_value=arm1_value,
            trigger_predicate_arm2_NA_reason=arm2_NA_reason,
            vram_feasibility_pass=False,
            vram_per_sector_gb=vram_gb_per_sector,
            l_inf_fit_form="richardson_3_point_NOT_RUN_FAIL_BY_FEASIBILITY",
        )
        append_verdict(composite, vram_gb_per_sector, audit_sha, content_sha,
                       sign_v, mag_v, regime_v)
        return 1

    # 4. Load L=12 master cache; regenerate L=14 cache
    print(f"Loading L=12 master cache: {CACHE_L12.name}")
    sector_evals_L12 = load_sector_cache(CACHE_L12)                      # (local)
    levels_in_L12 = sorted(set(s["level"] for s in sector_evals_L12.values()))  # (local)
    print(f"  Loaded {len(sector_evals_L12)} sectors; levels in cache: {levels_in_L12}")
    print()

    if CACHE_L14_OUT.exists():
        print(f"Found existing L=14 cache: {CACHE_L14_OUT.name}; reusing.")
        sector_evals_L14 = load_sector_cache(CACHE_L14_OUT)              # (local)
        levels_in_L14 = sorted(set(s["level"] for s in sector_evals_L14.values()))  # (local)
        print(f"  Cached: {len(sector_evals_L14)} sectors; levels: {levels_in_L14}")
        peak_vram_observed_MB = float('nan')                             # (local)
    else:
        print(f"L=14 cache absent; regenerating fresh sectors at p+q in {{13, 14}}.")
        sector_evals_L14, peak_vram_observed_MB = regenerate_L14_cache(sector_evals_L12)
        # Save extended cache
        np.savez(CACHE_L14_OUT, sector_evals=sector_evals_L14)
        print(f"  Saved cache: {CACHE_L14_OUT.name} ({len(sector_evals_L14)} sectors)")
        print()

    # 5. Per-L observable refits
    print("=== Per-L observable refits ===")
    L_list = [10, 12, 14]                                                # (local)
    s_pole = 3.0                                                         # (local) substrate-distance-1 pole
    M = M_KK_DIMLESS                                                     # (local) PV mass scale

    pv_residue_per_L = []                                                # (local)
    bare_residue_per_L = []                                              # (local)
    pv_shift_per_L = []                                                  # (local)
    d_eff_global_convA_per_L = []                                        # (local)
    d_eff_global_convB_per_L = []                                        # (local)
    chi2_global_per_L = []                                               # (local)
    n_eigs_per_L = []                                                    # (local)
    sum_mults_per_L = []                                                 # (local)
    d_eff_stratum_convA_per_L = []                                       # (local) per-L 4-stratum array
    d_eff_stratum_convB_per_L = []                                       # (local)

    for L in L_list:
        print(f"  L={L}:")
        # Use L=14 cache (which contains all sectors p+q <= 14) for all L
        # truncations; matches W1b-1's level-truncate-from-master-cache pattern.
        cache_used = sector_evals_L14 if L > 12 else sector_evals_L14    # (local)
        lambdas, mks = collect_lambdas_mults(cache_used, L)              # (local)
        n_distinct = len(lambdas)                                        # (local)
        sum_mult = float(np.sum(mks))                                    # (local)
        n_eigs_per_L.append(n_distinct)
        sum_mults_per_L.append(sum_mult)
        print(f"    distinct |lambda|: {n_distinct}, sum_mult: {sum_mult:.0f}")
        print(f"    |lambda| range: [{lambdas.min():.4f}, {lambdas.max():.4f}]")

        # PV-subtracted residue at s=3
        pv_L, bare_L, shift_L = pv_subtracted_moment(s_pole, lambdas, mks, M)
        pv_residue_per_L.append(pv_L)
        bare_residue_per_L.append(bare_L)
        pv_shift_per_L.append(shift_L)
        print(f"    R_PV(L={L}; M_KK={M}) = {pv_L:.6e}")
        print(f"    bare residue          = {bare_L:.6e}")
        print(f"    PV-shift              = {shift_L:.6e}")

        # Weyl d_eff (global, both conventions). The BINDING array for the
        # plan-pinned PASS criterion is the W1b-2 protocol: raw abs_evals
        # concatenation (no Peter-Weyl multiplicity expansion). This matches
        # W1b-2's d_eff = 10.07 at L=12 calibration that the plan PASS band
        # [7.99, 8.01] is referenced against.
        lam_w1b2_sorted = collect_lambdas_w1b2_protocol(cache_used, L)   # (local) binding axis
        slope, d_eff_A, d_eff_B, C_fit, chi2_dof, n_fit = fit_weyl_law_with_multiplicity(
            lam_w1b2_sorted, fit_lo_frac=0.30, fit_hi_frac=0.95, n_grid=400
        )
        d_eff_global_convA_per_L.append(d_eff_A)
        d_eff_global_convB_per_L.append(d_eff_B)
        chi2_global_per_L.append(chi2_dof)
        print(f"    n_evals (W1b-2 protocol) = {len(lam_w1b2_sorted)}")
        print(f"    Weyl slope (log-log, [30%,95%] window) = {slope:.6f}")
        print(f"    d_eff (Conv A: 2*slope; plan-pinned)   = {d_eff_A:.6f}")
        print(f"    d_eff (Conv B: slope; advisory)         = {d_eff_B:.6f}")
        print(f"    chi2/dof = {chi2_dof:.4f}, n_fit = {n_fit}")
        # Cross-check: Peter-Weyl-expanded counting (W1b-1 PV-moment convention)
        lam_PW_sorted = repeat_with_multiplicity(lambdas, mks)            # (local)
        _, d_eff_A_PW, d_eff_B_PW, _, _, _ = fit_weyl_law_with_multiplicity(
            lam_PW_sorted, fit_lo_frac=0.30, fit_hi_frac=0.95, n_grid=400
        )
        print(f"    cross-check Peter-Weyl-expanded d_eff (A) = {d_eff_A_PW:.6f}")
        print(f"    cross-check Peter-Weyl-expanded d_eff (B) = {d_eff_B_PW:.6f}")

        # Per-stratum d_eff (V_4 4-stratum partition; matches W1b-2 protocol
        # verbatim: cluster on the W1b-2 raw abs_evals sorted array, NOT on
        # the Peter-Weyl-expanded array)
        n_strata = 4                                                     # (local)
        lam_sorted = lam_w1b2_sorted                                     # (local) binding array
        cluster_eps = 1e-9                                               # (local)
        cluster_starts = [0]                                             # (local)
        for i in range(1, len(lam_sorted)):
            if lam_sorted[i] - lam_sorted[i - 1] > cluster_eps:
                cluster_starts.append(i)
        cluster_starts.append(len(lam_sorted))
        n_clusters = len(cluster_starts) - 1                             # (local)
        stratum_idx = np.empty(len(lam_sorted), dtype=np.int32)          # (local)
        for ci in range(n_clusters):
            stratum_idx[cluster_starts[ci]:cluster_starts[ci + 1]] = ci % n_strata

        d_eff_strat_convA = np.zeros(n_strata, dtype=np.float64)         # (local)
        d_eff_strat_convB = np.zeros(n_strata, dtype=np.float64)         # (local)
        for k in range(n_strata):
            mask = stratum_idx == k                                      # (local)
            lam_k = lam_sorted[mask]                                     # (local)
            slope_k, d_A_k, d_B_k, _, _, _ = fit_weyl_law_with_multiplicity(
                lam_k, fit_lo_frac=0.30, fit_hi_frac=0.95, n_grid=400
            )
            d_eff_strat_convA[k] = d_A_k
            d_eff_strat_convB[k] = d_B_k
        d_eff_stratum_convA_per_L.append(d_eff_strat_convA)
        d_eff_stratum_convB_per_L.append(d_eff_strat_convB)
        print(f"    d_eff per-stratum (Conv A) = {d_eff_strat_convA.tolist()}")
        print(f"    d_eff per-stratum (Conv B) = {d_eff_strat_convB.tolist()}")
        print()

    # 6. Richardson 3-point extrapolation (canonical L^{-3}; both conventions)
    print("=== Richardson 3-point extrapolation (canonical L^-3 form) ===")
    L_arr = np.asarray(L_list, dtype=np.float64)                         # (local)

    # d_eff Convention A
    d_eff_inf_A, c1_A, residual_d_eff_A, fitvals_A = richardson_3pt_canonical(
        L_arr, np.asarray(d_eff_global_convA_per_L)
    )
    print(f"  d_eff Convention A (plan-pinned):")
    print(f"    d_eff(L) = {d_eff_global_convA_per_L}")
    print(f"    f_inf = {d_eff_inf_A:.6f}, c1/L^3 coeff = {c1_A:.6e}")
    print(f"    residual_max = {residual_d_eff_A:.3e}")
    # Plan-literal form (advisory, not verdict)
    r3pt_plan_A = richardson_3pt_plan_form(L_arr, d_eff_global_convA_per_L)  # (local)
    print(f"    plan-literal form R_3pt = {r3pt_plan_A:.6f} (advisory)")

    # d_eff Convention B
    d_eff_inf_B, c1_B, residual_d_eff_B, fitvals_B = richardson_3pt_canonical(
        L_arr, np.asarray(d_eff_global_convB_per_L)
    )
    print(f"  d_eff Convention B (s28c; advisory):")
    print(f"    d_eff(L) = {d_eff_global_convB_per_L}")
    print(f"    f_inf = {d_eff_inf_B:.6f}, c1/L^3 coeff = {c1_B:.6e}")
    print(f"    residual_max = {residual_d_eff_B:.3e}")

    # PV residue
    pv_inf, pv_c1, residual_pv, fitvals_pv = richardson_3pt_canonical(
        L_arr, np.asarray(pv_residue_per_L)
    )
    print(f"  PV residue:")
    print(f"    R_PV(L) = {pv_residue_per_L}")
    print(f"    f_inf = {pv_inf:.6e}, c1/L^3 coeff = {pv_c1:.6e}")
    print(f"    residual_max = {residual_pv:.3e}")
    print()

    # 7. Schema-v2 3-tuple verdict
    sign_v, mag_v, regime_v = evaluate_3tuple(
        residual_d_eff_A, d_eff_inf_A, residual_pv, feasibility_pass
    )
    composite = collapse_verdict(sign_v, mag_v, regime_v)                # (local)

    print(f"=== Schema-v2 3-tuple verdict ===")
    print(f"  sign_verdict      = {sign_v}    (AUDIT-style; no directional pre-reg)")
    print(f"  magnitude_verdict = {mag_v}")
    print(f"  regime_verdict    = {regime_v}")
    print(f"  composite collapse: {composite}")
    print()

    # 8. Save data
    np.savez(
        OUT_NPZ,
        L_list=np.asarray(L_list, dtype=np.int32),
        d_eff_global_L10_convA=d_eff_global_convA_per_L[0],
        d_eff_global_L12_convA=d_eff_global_convA_per_L[1],
        d_eff_global_L14_convA=d_eff_global_convA_per_L[2],
        d_eff_global_L10_convB=d_eff_global_convB_per_L[0],
        d_eff_global_L12_convB=d_eff_global_convB_per_L[1],
        d_eff_global_L14_convB=d_eff_global_convB_per_L[2],
        d_eff_stratum_k_L10_convA=d_eff_stratum_convA_per_L[0],
        d_eff_stratum_k_L12_convA=d_eff_stratum_convA_per_L[1],
        d_eff_stratum_k_L14_convA=d_eff_stratum_convA_per_L[2],
        d_eff_stratum_k_L10_convB=d_eff_stratum_convB_per_L[0],
        d_eff_stratum_k_L12_convB=d_eff_stratum_convB_per_L[1],
        d_eff_stratum_k_L14_convB=d_eff_stratum_convB_per_L[2],
        pv_residue_L10=pv_residue_per_L[0],
        pv_residue_L12=pv_residue_per_L[1],
        pv_residue_L14=pv_residue_per_L[2],
        bare_residue_L10=bare_residue_per_L[0],
        bare_residue_L12=bare_residue_per_L[1],
        bare_residue_L14=bare_residue_per_L[2],
        l_inf_extrapolation_d_eff_convA=d_eff_inf_A,
        l_inf_extrapolation_d_eff_convB=d_eff_inf_B,
        l_inf_extrapolation_pv_residue=pv_inf,
        fit_residual_d_eff_convA=residual_d_eff_A,
        fit_residual_d_eff_convB=residual_d_eff_B,
        fit_residual_pv_residue=residual_pv,
        l_inf_fit_form="richardson_3_point",
        chi2_global_per_L=np.asarray(chi2_global_per_L, dtype=np.float64),
        n_eigs_per_L=np.asarray(n_eigs_per_L, dtype=np.int64),
        sum_mults_per_L=np.asarray(sum_mults_per_L, dtype=np.float64),
        trigger_predicate_arm1_value=arm1_value,
        trigger_predicate_arm2_NA_reason=arm2_NA_reason,
        vram_feasibility_pass=feasibility_pass,
        vram_per_sector_gb=vram_gb_per_sector,
        max_matrix_dim=max_matrix_dim,
        r3pt_plan_form_d_eff_convA=r3pt_plan_A,
        c1_d_eff_convA=c1_A,
        c1_d_eff_convB=c1_B,
        c1_pv_residue=pv_c1,
        sign_verdict=sign_v,
        magnitude_verdict=mag_v,
        regime_verdict=regime_v,
        composite_verdict=composite,
    )
    print(f"  data saved: {OUT_NPZ.name}")

    # 9. Plot
    make_plot(
        L_list=L_list,
        d_eff_convA=d_eff_global_convA_per_L,
        d_eff_convB=d_eff_global_convB_per_L,
        pv_res=pv_residue_per_L,
        d_eff_inf_convA=d_eff_inf_A,
        d_eff_inf_convB=d_eff_inf_B,
        pv_inf=pv_inf,
        residual_d_eff_convA=residual_d_eff_A,
        residual_d_eff_convB=residual_d_eff_B,
        residual_pv=residual_pv,
        vram_gb=vram_gb_per_sector,
        feasibility_pass=feasibility_pass,
    )
    print(f"  plot saved: {OUT_PNG.name}")
    print()

    # 10. 4-tuple emission (value = residual on Convention A; the plan-pinned axis)
    tag = emit_4tuple(residual_d_eff_A, SCHEME, CONVENTION, L_MAX)        # (local)
    print(tag)

    # 11. Append verdict (atomic dual-SHA + Schema-v2 3-tuple companion)
    append_verdict(composite, residual_d_eff_A, audit_sha, content_sha,
                   sign_v, mag_v, regime_v)

    wall = time.time() - t_start                                         # (local)
    print(f"\n=== {GATE_ID}: {composite} (wall {wall:.1f}s) ===")
    return 0


if __name__ == "__main__":
    sys.exit(main())
